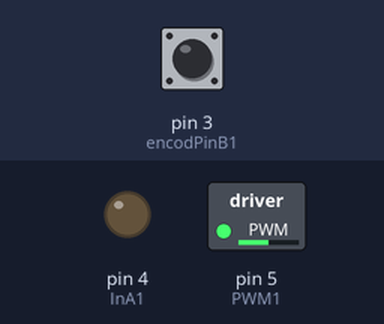
Simulated run of this sketch. Board: Arduino Uno, built with avr-gcc and run on an emulated ATmega328P. On the bench: switched loads named in the sketch (green lamp = pin HIGH), output pins drawn as LEDs (lit = HIGH). The test bench sets the inputs (shaded band); at power-on: pin 3 (encodPinB1) HIGH. What the sketch prints to the serial monitor is not drawn.

Above: at 0.1 s.
Timing chart, 0 to 1.6 s (numbered marks = the images above):
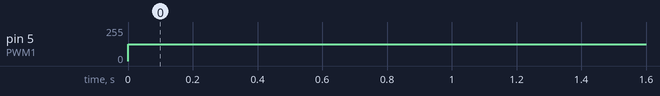

Measured:
- by itself, pin 5 (PWM1): 0/255 → 127/255 at 0.00 s

The sketch:

motor_with_pid.ino
```cpp
// MD03A_Motor_basic + encoder

#define InA1            4                      // INA motor pin
//#define InB1            11                      // INB motor pin
#define PWM1            5                       // PWM motor pin
#define encodPinA1      2                       // encoder A pin
#define encodPinB1      3                       // encoder B pin

#define LOOPTIME        100                     // PID loop time
#define FORWARD         1                       // direction of rotation
#define BACKWARD        2                       // direction of rotation

unsigned long lastMilli = 0;                    // loop timing
unsigned long lastMilliPrint = 0;               // loop timing
long count = 0;                                 // rotation counter
long countInit;
long tickNumber = 0;
boolean run = false;                                     // motor moves

void setup() {
  Serial.begin(9600);
  Serial.println("Basic Encoder Test:");
  pinMode(InA1, OUTPUT);
  //pinMode(InB1, OUTPUT);
  pinMode(PWM1, OUTPUT);
  pinMode(encodPinA1, INPUT);
  pinMode(encodPinB1, INPUT);
  digitalWrite(encodPinA1, HIGH);                      // turn on pullup resistor
  digitalWrite(encodPinB1, HIGH);
  attachInterrupt(1, rencoder, FALLING);
}

void loop() {
  moveMotor(FORWARD, 127, 4975*2);                        // direction, PWM, ticks number
  delay(3000);
  Serial.println(count);
  //moveMotor(BACKWARD, 127, 5100*4);                           // 464=360°
  //delay(3000);
}

void moveMotor(int direction, int PWM_val, long tick)  {
  countInit = count;    // abs(count)
  tickNumber = tick;
  if(direction==FORWARD)          motorForward(PWM_val);
  else if(direction==BACKWARD)    motorBackward(PWM_val);
}

void rencoder()  {                                    // pulse and direction, direct port reading to save cycles
  if (PINB & 0b00000001)    count++;                  // if(digitalRead(encodPinB1)==HIGH)   count_r ++;
  else                      count--;                  // if (digitalRead(encodPinB1)==LOW)   count_r --;
  if(run)
    if((abs(abs(count)-abs(countInit))) >= tickNumber)      motorBrake();
}

void motorForward(int PWM_val)  {
  analogWrite(PWM1, PWM_val);
  digitalWrite(InA1, LOW);
  //digitalWrite(InB1, HIGH);
  run = true;
}

void motorBackward(int PWM_val)  {
  analogWrite(PWM1, PWM_val);
  digitalWrite(InA1, HIGH);
  //digitalWrite(InB1, LOW);
  run = true;
}

void motorBrake()  {
  analogWrite(PWM1, 0);
  digitalWrite(InA1, HIGH);
  //digitalWrite(InB1, HIGH);
  run = false;
}
```
